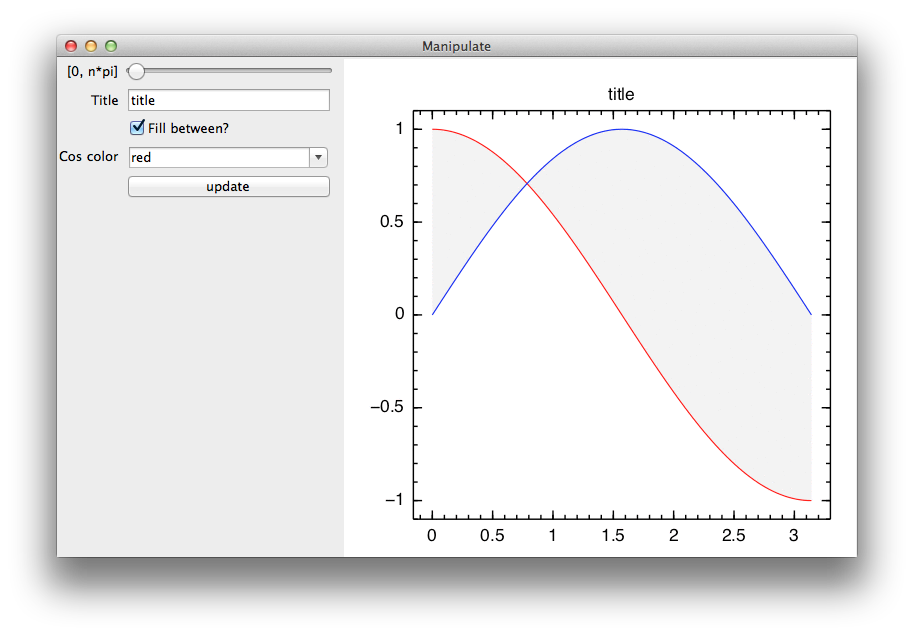

This chart was generated by the following Julia code:
## This is an example mimicking RStudio's `manipulate` package (inspired by Mathematica's no doubt)
## The manipulate function makes it easy to create "interactive" GUIs. In this case, we can
## dynamically control parameters of a `Winston` graph.
## To add a control is easy. There are just a few: slider, picker, checkbox, button, and entry

using Winston
using Tk
using Compat
using Graphics

function render(c, p)
    ctx = getgc(c)
    Graphics.set_source_rgb(ctx, 1, 1, 1)
    Graphics.paint(ctx)
    Winston.page_compose(p, Tk.cairo_surface(c))
    reveal(c)
    Tk.update()
end

## do a manipulate type thing

## context to store dynamic values
module ManipulateContext
using Winston
end


@compat abstract type ManipulateWidget end
get_label(widget::ManipulateWidget) = widget.label

type SliderWidget <: ManipulateWidget
    nm
    label
    initial
    rng
end
function make_widget(parent, widget::SliderWidget)
    sl = Slider(parent, widget.rng)
    set_value(sl, widget.initial)
    sl
end

slider(nm::AbstractString, label::AbstractString, rng::UnitRange, initial::Integer) = SliderWidget(nm, label, initial, rng)
slider(nm::AbstractString, label::AbstractString, rng::UnitRange) = slider(nm, label, rng, minimum(rng))
slider(nm::AbstractString,  rng::UnitRange) = slider(nm, nm, rng, minimum(rng))

type PickerWidget <: ManipulateWidget
    nm
    label
    initial
    vals
end

function make_widget(parent, widget::PickerWidget)
    cb = Combobox(parent)
    set_items(cb, widget.vals)
    set_value(cb, widget.initial)
    set_editable(cb, false)
    cb
end


picker{T <: AbstractString}(nm::AbstractString, label::AbstractString, vals::Vector{T}, initial) = PickerWidget(nm, label, initial, vals)
picker{T <: AbstractString}(nm::AbstractString, label::AbstractString, vals::Vector{T}) = picker(nm, label, vals, vals[1])
picker{T <: AbstractString}(nm::AbstractString, vals::Vector{T}) = picker(nm, nm, vals)
picker(nm::AbstractString, label::AbstractString, vals::Dict, initial) = PickerWidget(nm, label, vals, initial)
picker(nm::AbstractString, label::AbstractString, vals::Dict) = PickerWidget(nm, label, vals, [string(k) for (k,v) in vals][1])
picker(nm::AbstractString, vals::Dict) = picker(nm, nm, vals)

type CheckboxWidget <: ManipulateWidget
    nm
    label
    initial
end
function make_widget(parent, widget::CheckboxWidget)
    w = Checkbutton(parent, widget.label)
    set_value(w, widget.initial)
    w
end
get_label(widget::CheckboxWidget) = nothing

checkbox(nm::AbstractString, label::AbstractString, initial::Bool) = CheckboxWidget(nm, label, initial)
checkbox(nm::AbstractString, label::AbstractString) = checkbox(nm, label, false)


type ButtonWidget <: ManipulateWidget
    label
    nm
end
make_widget(parent, widget::ButtonWidget) = Button(parent, widget.label)
get_label(widget::ButtonWidget) = nothing
button(label::AbstractString) = ButtonWidget(label, nothing)


## Add text widget to gather one-line of text
type EntryWidget <: ManipulateWidget
    nm
    label
    initial
end
make_widget(parent, widget::EntryWidget) = Entry(parent, widget.initial)
entry(nm::AbstractString, label::AbstractString, initial::AbstractString) = EntryWidget(nm, label, initial)
entry(nm::AbstractString, initial::AbstractString) = EntryWidget(nm, nm, initial)
entry(nm::AbstractString) = EntryWidget(nm, nm, "{}")


## Expression returns a plot object. Use names as values
function manipulate(ex::Union{Symbol,Expr}, controls...)
    widgets = Array{Tk.Widget}(0)

    w = Toplevel("Manipulate", 800, 500)
    pack_stop_propagate(w)
    graph = Canvas(w, 500, 500); pack(graph, side="left")
    control_pane= Frame(w); pack(control_pane, side="left", expand=true, fill="both")


    ## create, layout widgets
    for i in controls
        widget = make_widget(control_pane, i)
        push!(widgets, widget)
        formlayout(widget, get_label(i))
    end

    get_values() = [get_value(i) for i in  widgets]
    get_nms() = map(u -> u.nm, controls)
    function get_vals()
        d = Dict()                      # return Dict of values
        vals = get_values(); keys = get_nms()
        for i in 1:length(vals)
            if !isa(keys[i], Void)
                d[keys[i]] = vals[i]
            end
        end
        d
    end

    function dict_to_module(d::Dict) ## stuff values into Manipulate Context
        for (k,v) in d
            eval(ManipulateContext, :($(Symbol(k)) = $v))
        end
    end

    function make_graphic(x...)
        d = get_vals()
        dict_to_module(d)
        p = eval(ManipulateContext, ex)
        render(graph, p)
    end
    map(u -> callback_add(u, make_graphic), widgets)
#    make_graphic()
    widgets
end




## we need to make an expression
## here we need to
## * use semicolon (perhaps)
## * return p, the FramedPlot object to draw

ex = quote
    x = linspace( 0, n * pi, 100 )
    c = cos.(x)
    s = sin.(x)
    p = FramedPlot()
    setattr(p, "title", title)
    if fillbetween
        add(p, FillBetween(x, c, x, s) )
    end
    add(p, Curve(x, c, "color", color) )
    add(p, Curve(x, s, "color", "blue") )
    savefig(p, "example1.png")
    p
end

obj = manipulate(ex,
                 slider("n", "[0, n*pi]", 1:10)
                 ,entry("title", "Title", "title")
                 ,checkbox("fillbetween", "Fill between?", true)
                 ,picker("color", "Cos color", ["red", "green", "yellow"])
                 ,button("update")
                 )

